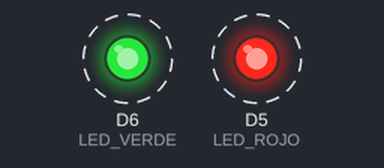
This sketch was run on a simulated ESP8266 (Wemos D1 mini). On the bench: output pins drawn as LEDs (lit = HIGH). Dashed ring = blinking. At 5.0 s the program restarts the board; the recording ends there.

Above: at 0.2 s.
Timing chart, 0 to 3.0 s (numbered marks = the images above):
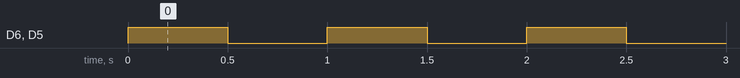

The sketch:

esp8266mini_led.ino
```cpp
#define LED_ROJO D5  // D5 en NodeMCU/Wemos
#define LED_VERDE D6 // D6 en NodeMCU/Wemos

void setup() {
  pinMode(LED_ROJO, OUTPUT);
  pinMode(LED_VERDE, OUTPUT);
}

void loop() {
  for (int i = 0; i < 5; i++) {
    digitalWrite(LED_ROJO, HIGH);
    digitalWrite(LED_VERDE, HIGH);
    delay(500);  // medio segundo encendidos

    digitalWrite(LED_ROJO, LOW);
    digitalWrite(LED_VERDE, LOW);
    delay(500);  // medio segundo apagados
  }

  // Después de las 5 veces, se quedan apagados
  while (true);  // detener el loop
}
```

Measured:
- by itself, D6 (LED_VERDE), D5 (LED_ROJO): alternates HIGH for 0.50 s and LOW for 0.50 s
